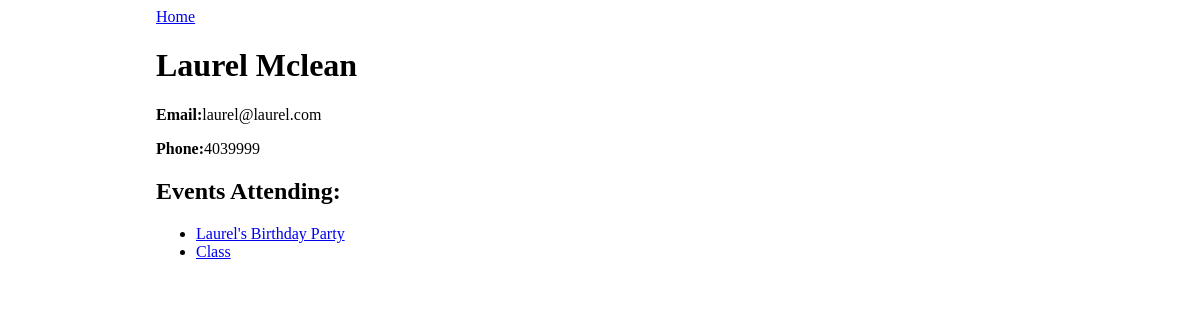
Screenshot of /guest/1 with the database file from the repository.
### events_app/models.py (models this page shows)
class Guest(db.Model):
    id = db.Column(db.Integer, primary_key=True)
    name = db.Column(db.String(80), nullable=False)
    email = db.Column(db.String(80), nullable=False, unique=True)
    phone = db.Column(db.String(10), nullable=False)
    events_attending = db.relationship(
        'Event', secondary='guest_event', back_populates='guests')

class Event(db.Model):
    id = db.Column(db.Integer, primary_key=True)
    title = db.Column(db.String(80), nullable=False)
    description = db.Column(db.String(250))
    date_and_time = db.Column(db.DateTime)
    guests = db.relationship(
        'Guest', secondary='guest_event', back_populates='events_attending')
    event_type = db.Column(db.Enum(Type), default=Type.OTHER)

### events_app/routes.py (the view)
@main.route('/guest/<guest_id>')
def guest_detail(guest_id):
    guest = Guest.query.get(guest_id)
    return render_template('guest_detail.html', guest=guest)

### events_app/templates/guest_detail.html
{% extends 'base.html' %}
{% block content %}
<a href="/">Home</a>
<h1>{{ guest.name }}</h1>
<p><strong>Email:</strong>{{ guest.email }}</p>
<p><strong>Phone:</strong>{{ guest.phone }}</p>
<h2>Events Attending:</h2>
<ul>
    {% for event in guest.events_attending %}
    <li><a href="/event/{{ event.id }}">{{ event.title }}</a></li>
    {% endfor %}
</ul>
{% endblock %}

### events_app/static/style.css (style rules this page uses)
body { display: flex; justify-content: center; }

### rows the page displays
Guest: name "Laurel Mclean", email "laurel@laurel.com", phone "4039999"
Event: title "Laurel's Birthday Party"
Event: title "Class"
